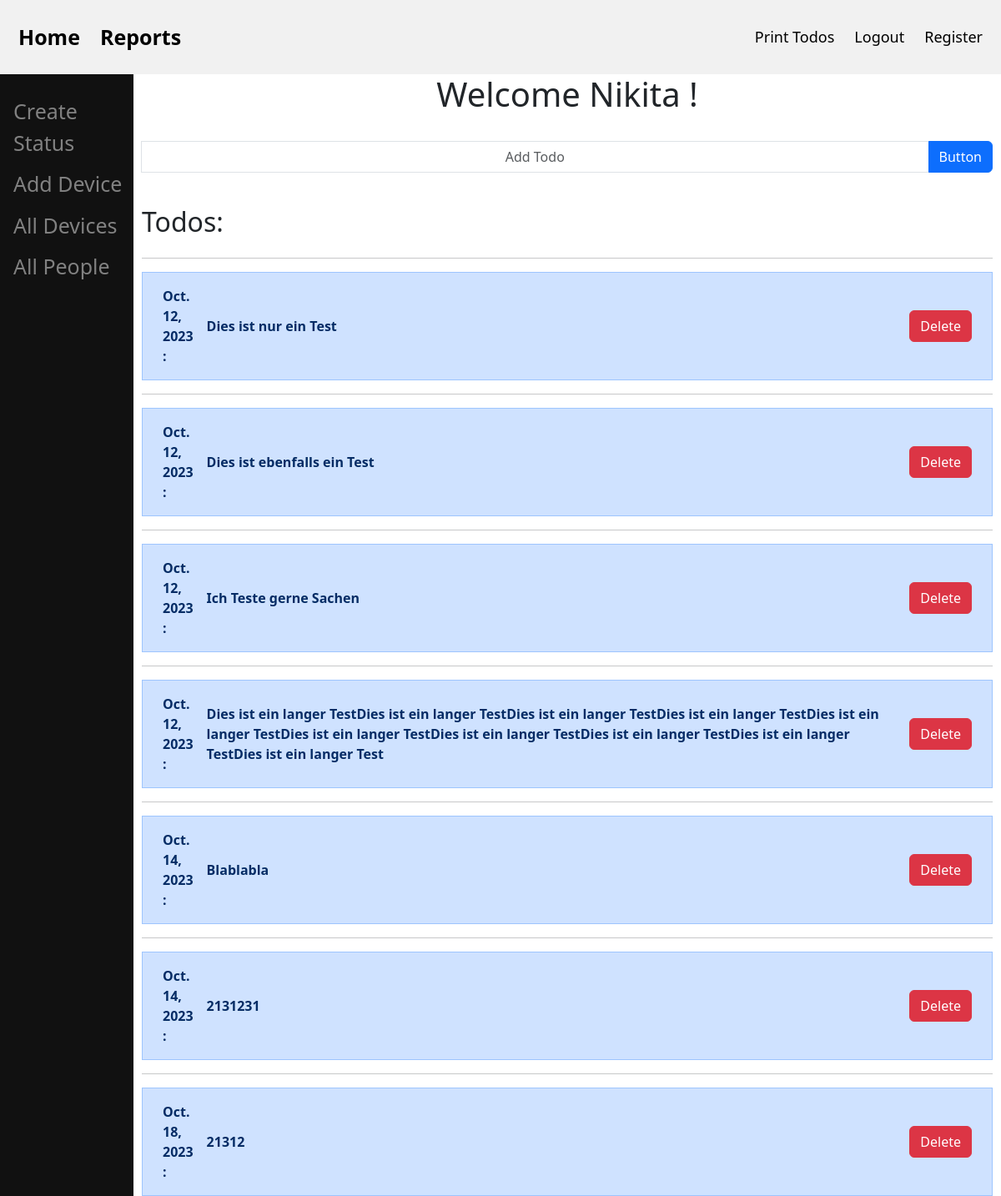
Screenshot of /inventory/ (signed in) with the database file from the repository.
### app/models.py (models this page shows, shortened)
class Todo(models.Model):
    hour = models.IntegerField(null=True)
    minute = models.IntegerField(null=True)
    second = models.IntegerField(null=True)
    date = models.DateField(auto_now_add=True)
    text = models.CharField(max_length=500)
    user = models.ForeignKey(
        settings.AUTH_USER_MODEL,
        on_delete=models.CASCADE,
    )

### inventory/views.py (the view, shortened to what this page needs)
# urls.py: path('inventory/', views.inventory_home, name="inventory-home"),
def inventory_home(request):
    current_user = request.user
    log_user = str(current_user)
    log_user = log_user.capitalize()
    time_now = datetime.now()
    hour = int(time_now.strftime("%H"))
    minute = int(time_now.strftime("%M"))
    second = int(time_now.strftime("%S"))
    if request.user.is_authenticated:
        my_todos = Todo.objects.filter(user=request.user)
        return render(request, "inventory-home.html", {
            'log_user': log_user,
            'my_todos': my_todos,
            'hour': hour,
        })
    else:
        return redirect('login')

### inventory/templates/inventory-home.html (shortened to what this page needs)
{% extends "inventory-base.html" %}
{% block header %}
  <a href="{% url 'download_todo' %}">Print Todos</a>
{% endblock %}
{% block content %}
<h1 style="text-align:center">Welcome {{ log_user }} !</h1>
<br>
<form method="post">
<div class="input-group mb-3">
    <input type="text" name="description" class="form-control" placeholder="Add Todo" aria-label="Recipient's username" aria-describedby="button-addon2">
    <button class="btn btn-primary" type="submit" id="button-addon2">Button</button>
  </div>
</form>
  <br>
<h2>Todos:</h2>
<div class="list-group">
    {% for x in my_todos %}
    <table class="home-table">
      <tr class="list-group-item list-group-item-primary">
        <th class="left-column">{{ x.date }} : </th>
        <th class="variable-column">{{ x.text }}</th>
        <th><a href="{% url 'delete_todo' x.id %}"type="button" class="btn btn-danger">Delete</a></th>
      </tr>
      <hr>
      {% endfor %}
    </div>
{% endblock %}

### inventory/templates/inventory-base.html (style rules this page uses)
body { margin: 0; }
.head a { float: left; color: black; text-align: center; padding: 12px; text-decoration: none; font-size: 18px; line-height: 25px; border-radius: 4px; }
.reports td, th { border: 1px solid #dddddd; padding: 8px; }
.left-column { width: 120px;; }
.variable-column { width: 90%; }
.home-table th { border: 0; }
.form-control { width: 40%; text-align: center; align-items: center; }

### rows the page displays
Todo: date "Oct. 12, 2023", text "Dies ist nur ein Test"
Todo: date "Oct. 12, 2023", text "Dies ist ebenfalls ein Test"
Todo: date "Oct. 12, 2023", text "Ich Teste gerne Sachen"
Todo: date "Oct. 12, 2023", text "Dies ist ein langer TestDies ist ein langer TestDies ist ein langer TestDies ist ein langer TestDies ist ein langer TestDies ist ein langer TestDies ist ein langer TestDies ist ein langer TestDies ist ein langer TestDies ist ein langer Test"
Todo: date "Oct. 14, 2023", text "Blablabla"
Todo: date "Oct. 14, 2023", text "2131231"
Todo: date "Oct. 18, 2023", text "21312"

### other values shown
{{ log_user }} "Nikita"
